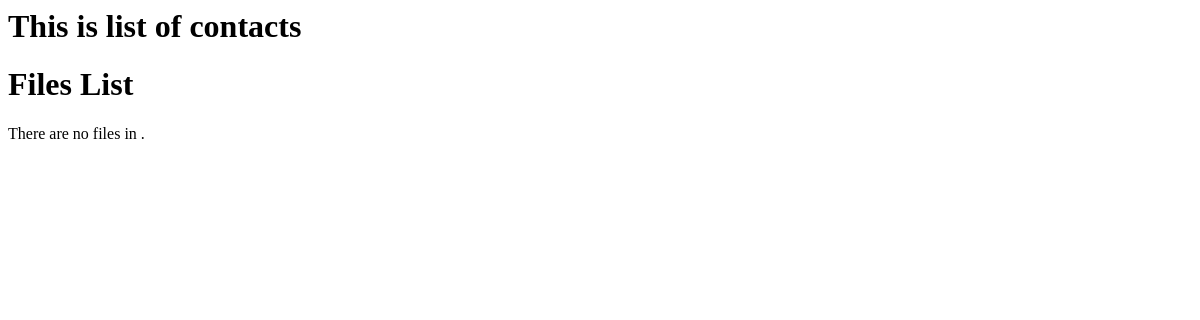
Page /usersfiles/userfiles/ on the earlier database version.
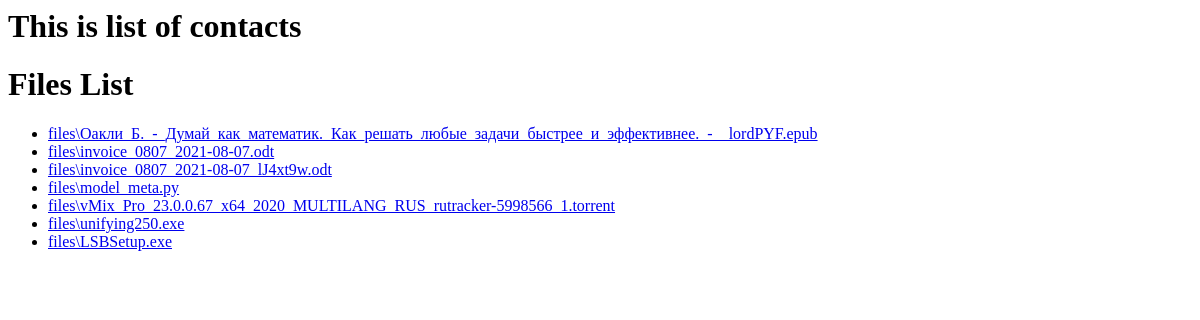
Same page on the later database version.
### users_files/models.py (models this page shows)
class UserFile(models.Model):
    user = models.ForeignKey(User, on_delete=CASCADE)
    file = models.FileField(upload_to='files/', storage=SFS)
    category = models.CharField(max_length=25)
    def get_absolute_url(self):
        return f'{self.file.name}'
    def __str__(self) -> str:
        return self.file.name

### users_files/views.py (the view)
class UsersFilesView(generic.ListView):
    model = UserFile

### users_files/templates/users_files/userfile_list.html
{% extends "base.html" %}
{% block content %}
<h1>Files List</h1>
{% if userfile_list %}
<ul>
    {% for file in userfile_list %}
    <li>
        <a href="{{ file.get_absolute_url }}">{{ file }}</a>
    </li>
    {% endfor %}
</ul>
{% else %}
<p>There are no files in {{ user.name }}.</p>
{% endif %}
{% endblock %}

### users/templates/base.html (shortened to what this page needs)
<h1> This is list of contacts </h1>
{% block content %}
{% endblock content %}

Differences in the rows shown:
added UserFile: file "files\\Оакли_Б._-_Думай_как_математик._Как_решать_любые_задачи_быстрее_и_эффективнее._-__lordPYF.epub"
added UserFile: file "files\\invoice_0807_2021-08-07.odt"
added UserFile: file "files\\invoice_0807_2021-08-07_lJ4xt9w.odt"
added UserFile: file "files\\model_meta.py"
added UserFile: file "files\\vMix_Pro_23.0.0.67_x64_2020_MULTILANG_RUS_rutracker-5998566_1.torrent"
added UserFile: file "files\\unifying250.exe"
added UserFile: file "files\\LSBSetup.exe"
Other differences:
text no longer shown: "There are no files in ."
